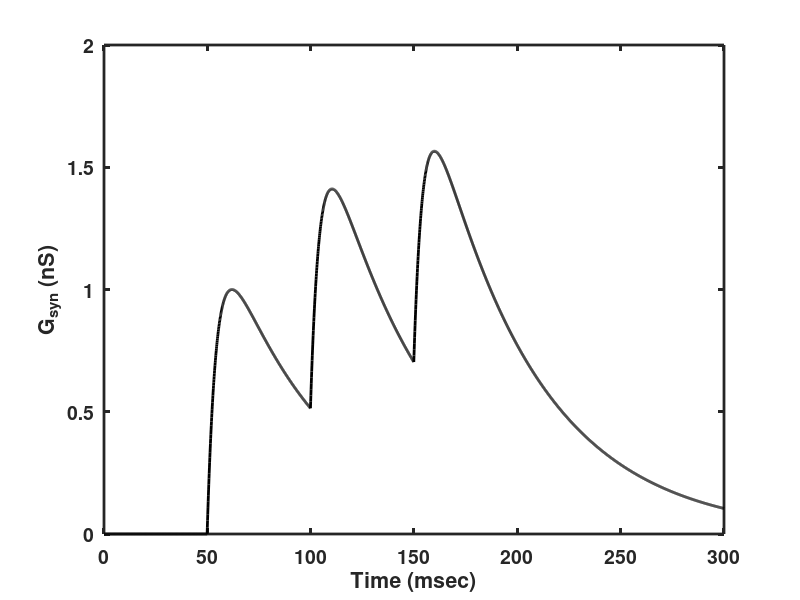

Recreate this plot in MATLAB.
% synaptic_opening.m
% Plots the time-course of a synapse with separate rise and decay times.
%
% This code is used to produce Figure 5.2 of the textbook,
% "An Introductory Course in Computational Neuroscience"
% by Paul Miller, Brandeis University, 2017.
%
%%%%%%%%%%%%%%%%%%%%%%%%%%%%%%%%%%%%%%%%%%%%%%%%%%%%%%%%%%%%%%%%%%%%%%%%%%%

dt = 0.0001;            % Time step
t = 0:dt:0.3;           % Time vector
gsyn = zeros(size(t));  % Vector to store total conductance
tspikes = [0.050 0.100 0.150];  % Times of spikes

tau_rise = 0.005;       % Synaptic rise time constant
tau_decay = 0.050;      % Synaptic decay time constant
delta_g = 1e-9;         % Peak change in conductance
% The parameter K below is a normalization to ensure the peak change from a
% spike is delta_g
K = (tau_decay/(tau_rise+tau_decay))*...
    (tau_rise/(tau_rise+tau_decay))^(tau_rise/tau_decay);

% Loop through the spikes
for n = 1:length(tspikes)
    ispike = round(tspikes(n)/dt);      % Time-point of the spike
    % Now update the conductance for all times after the spike using 
    % Eq. 4.4
    gsyn(ispike+1:end) = gsyn(ispike+1:end) + (delta_g/K)*...
        exp(-(t(ispike+1:end)-t(ispike))/tau_decay).* ...
        (1 - exp(-(t(ispike+1:end)-t(ispike))/tau_rise) );
end
%% Now plot the figure
set(0,'DefaultLineLineWidth',2,...
    'DefaultLineMarkerSize',8, ...
    'DefaultAxesLineWidth',2, ...
    'DefaultAxesFontSize',14,...
    'DefaultAxesFontWeight','Bold');

figure(1)
clf
plot(t*1000,gsyn*1e9,'k')
xlabel('Time (msec)')
ylabel('G_{syn} (nS)')
